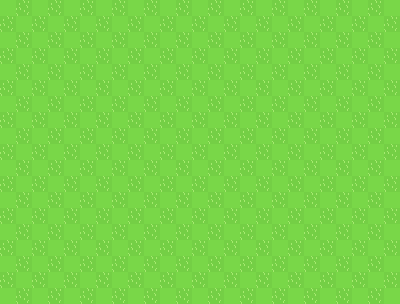

Below is a game level as drawn by its tile map, then a one-line description and the .tmx that defines it (tile-layer data replaced by summaries):
An orthogonal 25x19 tile map with 16x16 px tiles, 1 tile layer (Capa de Patrones 1).

<map version="1.2" tiledversion="1.2.1" orientation="orthogonal" renderorder="right-down" width="25" height="19" tilewidth="16" tileheight="16" infinite="0" nextlayerid="2" nextobjectid="1">
 <tileset firstgid="1" source="Tile-set - Toen's Medieval Strategy (16x16) - v.1.0.tsx" />
 <layer id="1" name="Capa de Patrones 1" width="25" height="19">
  <data>[475 cells, 475 non-empty, 2 distinct tile ids]</data>
 </layer>
</map>
